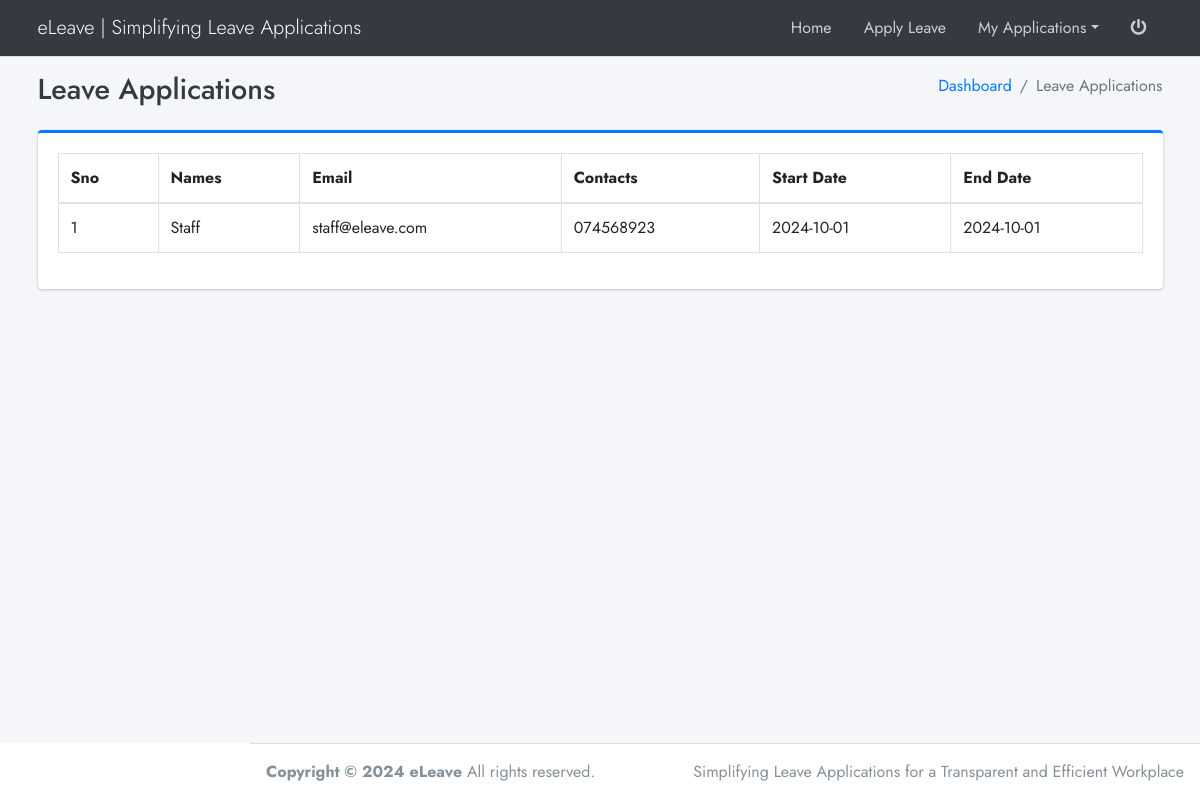
Page /views/reports_applications.php (signed in) on the committed database.
### tables this page shows
CREATE TABLE `leave_applications` (
  `applicaton_id` int(200) NOT NULL,
  `application_user_id` int(200) NOT NULL,
  `application_status` varchar(200) NOT NULL DEFAULT 'Pending Approval',
  `application_start_date` varchar(200) NOT NULL,
  `application_end_date` varchar(200) NOT NULL
);

CREATE TABLE `users` (
  `user_id` int(200) NOT NULL,
  `user_names` varchar(200) NOT NULL,
  `user_email` varchar(200) NOT NULL,
  `user_password` varchar(200) NOT NULL,
  `user_access_level` varchar(200) NOT NULL,
  `user_contacts` varchar(200) NOT NULL,
  `user_designation` varchar(200) NOT NULL,
  `user_address` varchar(200) NOT NULL
);

### views/reports_applications.php (the view, shortened to what this page needs)
<?php
require_once('../config/config.php');
require_once('../partials/head.php');
?>
<body class="hold-transition layout-top-nav">
    <div class="wrapper">
        <?php require_once('../partials/navbar.php'); ?>
        <div class="content-wrapper">
            <div class="content-header">
                <div class="container">
                    <div class="row mb-2">
                        <div class="col-sm-6">
                            <h1 class="m-0 text-dark"><?php echo $_GET['category']; ?> Leave Applications</h1>
                        </div>
                        <div class="col-sm-6">
                            <ol class="breadcrumb float-sm-right">
                                <li class="breadcrumb-item"><a href="dashboard">Dashboard</a></li>
                                <li class="breadcrumb-item active">Leave Applications</li>
                            </ol>
                        </div>
                    </div>
                </div>
            </div>
            <section class="content">
                <div class="container">
                    <div class="row">
                        <div class="col-md-12">
                            <div class="card card-primary card-outline">
                                <div class="card-body">
                                    <div class="row">
                                            <div class="col-md-12">
                                                <?php if ($_GET['category'] == 'Pending') { ?>
                                                    <table class="table table-bordered text-truncate export_dt" style="border-collapse: collapse; border-spacing: 0; width: 100%;">
                                                        <thead>
                                                            <tr>
                                                                <th>Sno</th>
                                                                <th>Names</th>
                                                                <th>Email</th>
                                                                <th>Contacts</th>
                                                                <th>Start Date</th>
                                                                <th>End Date</th>
                                                            </tr>
                                                        </thead>
                                                        <tbody>
                                                            <?php
                                                            $users_sql = mysqli_query(
                                                                $mysqli,
                                                                "SELECT * FROM users u
                                                                INNER JOIN leave_applications la
                                                                ON la.application_user_id = u.user_id
                                                                WHERE application_status = 'Pending Approval'"
                                                            );
                                                            $cnt = 1;
                                                            if (mysqli_num_rows($users_sql) > 0) {
                                                                while ($users = mysqli_fetch_array($users_sql)) {
                                                            ?>
                                                                    <tr>
                                                                        <td>
                                                                            <?php echo $cnt; ?>
                                                                        </td>
                                                                        <td>
                                                                            <?php echo $users['user_names']; ?>
                                                                        </td>
                                                                        <td>
                                                                            <?php echo $users['user_email']; ?>
                                                                        </td>
                                                                        <td>
                                                                            <?php echo $users['user_contacts']; ?>
                                                                        </td>
                                                                        <td>
                                                                            <?php echo $users['application_start_date']; ?>
                                                                        </td>
                                                                        <td>
                                                                            <?php echo $users['application_end_date']; ?>
                                                                        </td>
                                                                    </tr>
                                                            <?php
                                                                    $cnt = $cnt + 1;
                                                                }
                                                            } ?>
                                                        </tbody>
                                                    </table>
                                                <?php } else { ?>
                                                    <table class="table table-bordered text-truncate export_dt" style="border-collapse: collapse; border-spacing: 0; width: 100%;">
                                                        <thead>
                                                            <tr>
                                                                <th>Sno</th>
                                                                <th>Names</th>
                                                                <th>Email</th>
                                                                <th>Contacts</th>
                                                                <th>Start Date</th>
                                                                <th>End Date</th>
                                                            </tr>
                                                        </thead>
                                                        <tbody>
                                                            <?php
                                                            $users_sql = mysqli_query(
                                                                $mysqli,
                                                                "SELECT * FROM users u
                                                                INNER JOIN leave_applications la
                                                                ON la.application_user_id = u.user_id
                                                                WHERE application_status = 'Declined'"
                                                            );
                                                            $cnt = 1;
                                                            if (mysqli_num_rows($users_sql) > 0) {
                                                                while ($users = mysqli_fetch_array($users_sql)) {
                                                            ?>
                                                                    <tr>
                                                                        <td>
                                                                            <?php echo $cnt; ?>
                                                                        </td>
                                                                        <td>
                                                                            <?php echo $users['user_names']; ?>
                                                                        </td>
                                                                        <td>
                                                                            <?php echo $users['user_email']; ?>
                                                                        </td>
                                                                        <td>
                                                                            <?php echo $users['user_contacts']; ?>
                                                                        </td>
                                                                        <td>
                                                                            <?php echo $users['application_start_date']; ?>
                                                                        </td>
                                                                        <td>
                                                                            <?php echo $users['application_end_date']; ?>
                                                                        </td>
                                                                    </tr>
                                                            <?php
                                                                    $cnt = $cnt + 1;
                                                                }
                                                            } ?>
                                                        </tbody>
                                                    </table>
                                                <?php } ?>
                                            </div>
                                    </div>
                                </div>
                            </div>
                        </div>
                    </div>
                </div>
            </section>
        </div>
    </div>
    <?php require_once('../partials/footer.php'); ?>
</body>
</html>

### rows in the picture
leave_applications: application_user.user_names "Staff", application_user.user_email "staff@eleave.com", application_user.user_contacts "074568923", application_start_date "2024-10-01", application_end_date "2024-10-01"
